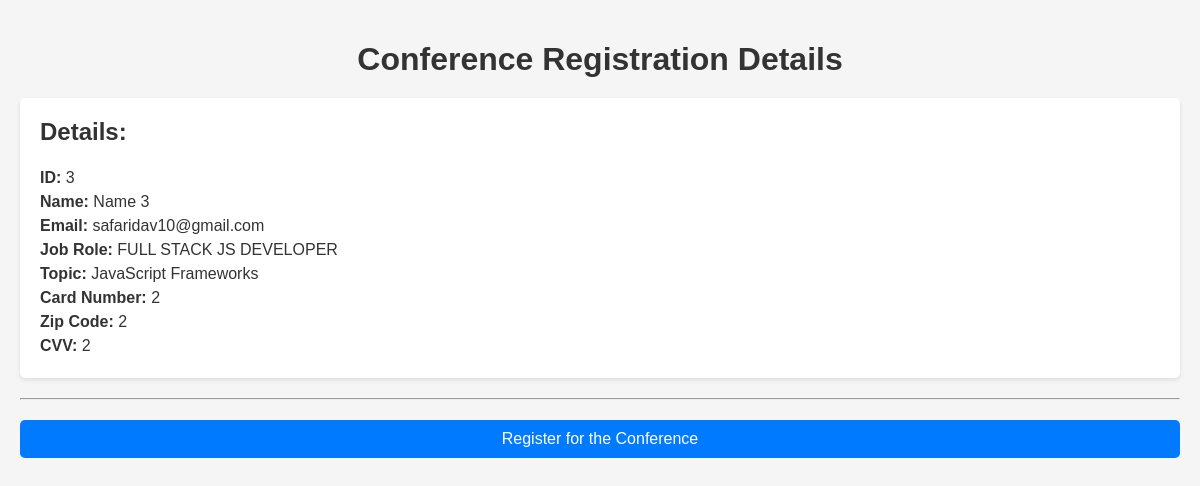
/conferencedetail/3/, run on the app's committed database.
### firstapp/models.py (models this page shows)
class conference(models.Model):
    choice=[
         ('JavaScript Frameworks','JavaScript Frameworks'),
        ('JavaScript Libraries','JavaScript Libraries'),
        ('Node.js','Node.js'),
        ('Build Tools','Build Tools'),
        ('ES2015','ES2015'),
        ]
    choice2=[
        ('1 - January','1 - January'),
        ('2 - February','2 - February'),
        ('3 - March','3 - March'),
        ('4 - April','4 - April'),
        ('5 - May','5 - May'),
        ('6 - June','6 - June'),
        ('7 - July','7 - July'),
        ('8 - August','8 - August'),
        ('9 - September','9 - September'),
        ('10 - October','10 - October'),
        ('11 - November','11 - November'),
        ('12 - December','12 - December'),
    ]
    choice3=[
        ('FULL STACK JS DEVELOPER','FULL STACK JS DEVELOPER'),
        ('Front End Developer','Front End Developer'),
        ('Back End Developer','Back End Developer'),
        ('Designer','Designer'),
        ('Student','Student'),
    ]
    choice4=[
        ('2016','2016'),
        ('2017','2017'),
        ('2018','2018'),
        ('2019','2019'),
        ('2020','2020'),
        ('2021','2021'),
        ('2022','2022'),
        ('2023','2023')
    ]
    id = models.AutoField(primary_key=True)
    name=models.CharField(max_length=255)
    email=models.EmailField()
    jobRole=models.CharField(max_length=255,choices=choice3)
    topic=models.CharField(max_length=255,choices=choice)
    CardNumber=models.IntegerField()
    ZipCode=models.IntegerField()
    CVV=models.IntegerField()
    month=models.CharField(max_length=255,choices=choice2)
    year=models.CharField(max_length=255,choices=choice4)
    def id(self):
        return f"2023{self.id:04}"

### firstapp/views.py (the view)
# urls.py: path('conferencedetail/<int:id>/', views.conferencedetails, name='conferencedetail'),
def conferencedetails(request, id):
   context={}
   context['detail']=conference.objects.get(id=id)
   return render(request, 'conferencedetail.html', context)

### templates/conferencedetail.html (shortened to what this page needs)
<!DOCTYPE html>
<html lang="en">
<head>
</head>
<body>
    <h1>Conference Registration Details</h1>
    <div class="details">
        <h2>Details:</h2>
        <p><strong>ID:</strong> {{detail.id}}</p>
        <p><strong>Name:</strong> {{detail.name}}</p>
        <p><strong>Email:</strong> {{detail.email}}</p>
        <p><strong>Job Role:</strong> {{detail.jobRole}}</p>
        <p><strong>Topic:</strong> {{detail.topic}}</p>
        <p><strong>Card Number:</strong> {{detail.CardNumber}}</p>
        <p><strong>Zip Code:</strong> {{detail.ZipCode}}</p>
        <p><strong>CVV:</strong> {{detail.CVV}}</p>
    </div>
    <hr>
    <a class="link" href="{% url 'index' %}">Register for the Conference</a>
</body>
</html>

### templates/conferencedetail.html (style rules this page uses)
body { font-family: Arial, sans-serif; margin: 0; padding: 20px; background-color: #f5f5f5; color: #333; }
h1 { text-align: center; margin-bottom: 20px; color: #333; }
.details { margin-bottom: 20px; background-color: #fff; padding: 20px; border-radius: 5px; box-shadow: 0 2px 4px rgba(0, 0, 0, 0.1); }
.details h2 { margin-top: 0; color: #333; }
.details p { margin: 0; line-height: 1.5; }
.link { display: block; text-align: center; margin-top: 20px; color: #fff; background-color: #007bff; padding: 10px 20px; text-decoration: none; border-radius: 5px; }

### data on the page
conference: id "3", name "Name 3", email "safaridav10@gmail.com", jobRole "FULL STACK JS DEVELOPER", topic "JavaScript Frameworks", CardNumber "2", ZipCode "2", CVV "2"
